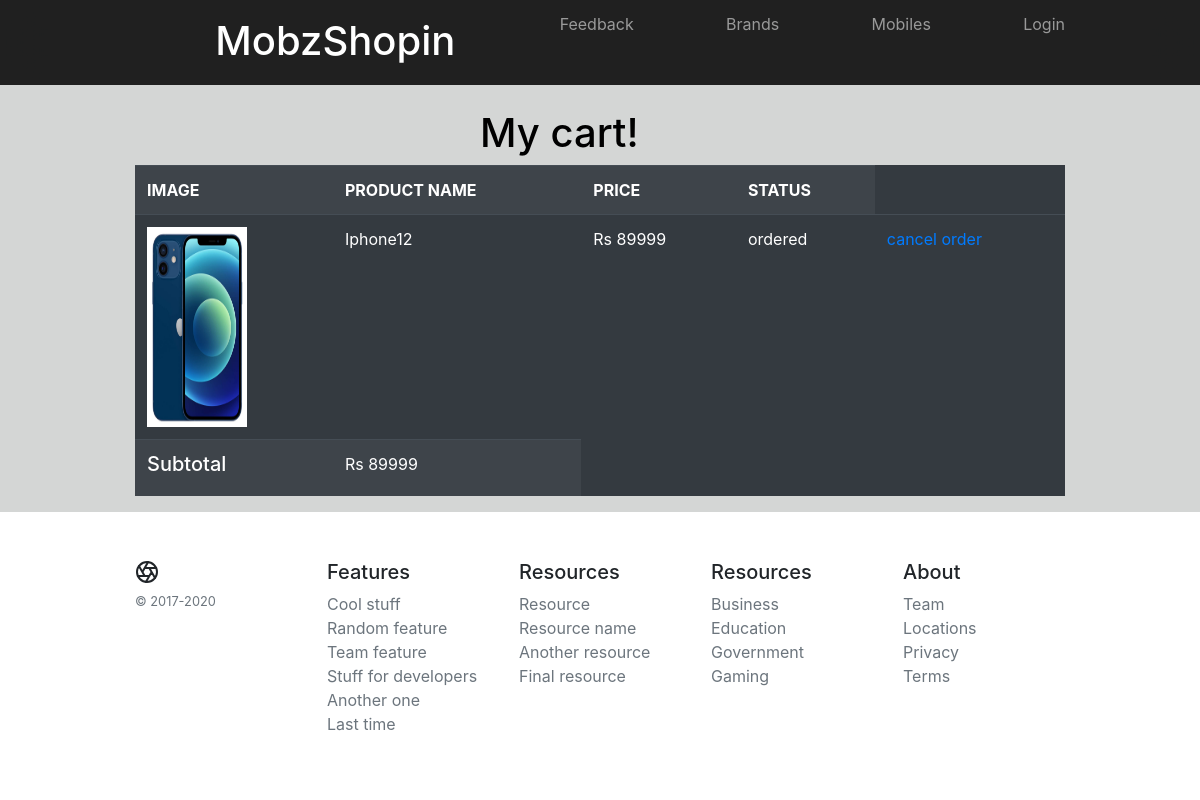
Screenshot of /mobile/mycart/ with the database file from the repository.
### mobile/models.py (models this page shows, shortened)
class Myorders(models.Model):
    items = models.ForeignKey(Mobile,on_delete=models.CASCADE)
    address = models.CharField(max_length=200)
    user = models.CharField(max_length=120)
    choices = [("ordered", "ordered"),
               ("shipped", "shipped"),
               ("cancelled", "cancelled"),
               ("delivered", "delivered")
               ]
    status = models.CharField(max_length=10, choices=choices, default="ordered")

class Mobile(models.Model):
    mobile_name=models.CharField(max_length=120)
    brand=models.ForeignKey(Brands,on_delete=models.CASCADE)
    price=models.IntegerField(null=False)
    model_name=models.CharField(max_length=120)
    specs=models.CharField(max_length=120)
    description=models.CharField(max_length=250)
    img=models.ImageField(upload_to='images')
    def __str__(self):
        return self.model_name

### mobile/views.py (the view)
# urls.py: path("mycart/",cart,name="cart"),
def cart(request):
    orders=Myorders.objects.all()
    mobiles=Mobile.objects.all()
    context = {}
    context["orders"] = orders
    context["mobiles"] = mobiles
    total=0
    for order in orders:
        total+=order.items.price
    print(total)
    context["total"] = total
    return render(request,"mobile/mycart.html",context)

### mobile/templates/mobile/mycart.html
<!DOCTYPE html>
{% extends 'mobile/base.html'%}
{%block body_block%}
<h1>My cart!</h1>
<div class="container">
    <table class="table table-dark table-striped">
        <tr>
            <th>IMAGE</th>
            <th>PRODUCT NAME</th>
            <th>PRICE</th>
            <th>STATUS</th>
        </tr>
        {%for order in orders%}
        <tr>
            <td><img src="{{order.items.img.url}}" height="200px" width="100px"></td>
            <td>{{order.items}}</td>
            <td>Rs {{order.items.price}}</td>
            <td>{{order.status}}</td>
            <td><a href="{%url 'itemdel' order.id%}">cancel order</a> </td>
        </tr>
        {%endfor%}
        <tr>
            <td><h5>Subtotal</h5></td>
            <td>Rs {{total}}</td>
        </tr>
    </table>
</div>
{% endblock %}

### mobile/static/css/product.css (style rules this page uses)
.container { max-width: 960px; }

### mobile/static/css/style.css (style rules this page uses)
h1 { margin-top:2%; color:black; margin-left:40%; }
body { background-color:#d4d6d5; }

### rows the page displays
Myorders: items.img (picture), items "Iphone12", items.price "89999", status "ordered"

### other values shown
{{ total }} "89999"
